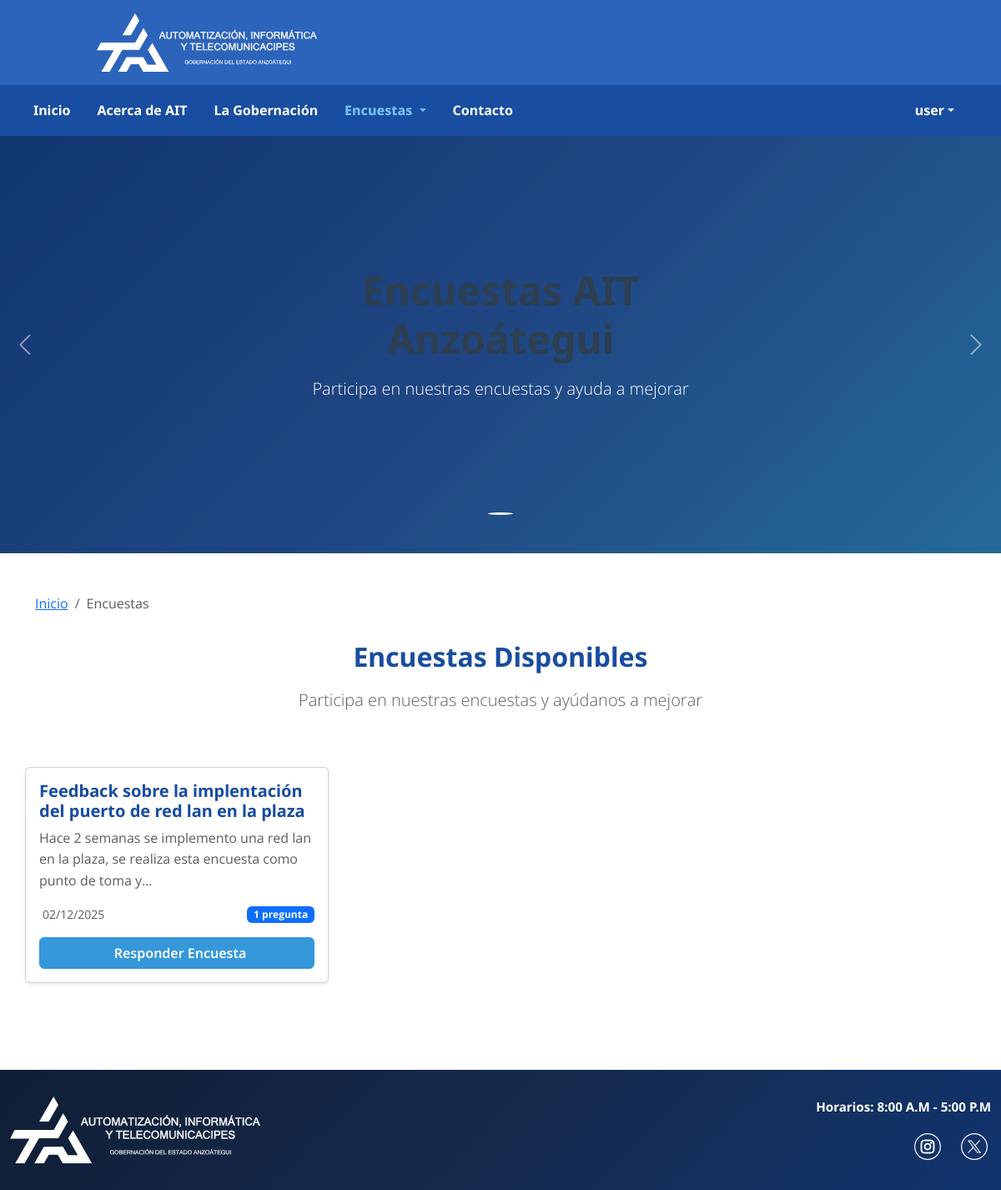
Page /polls/ (signed in) on the committed database.
### model_poll/models.py (models this page shows, shortened)
class User(AbstractUser):
    full_name = models.CharField(max_length=255, blank=True, default='')
    profile_image = models.ImageField(upload_to='profiles/', blank=True, null=True)
    rol = models.ForeignKey(Rol, on_delete=models.SET_NULL, null=True, blank=True, related_name="usuarios")

class Poll(models.Model):
    class Status(models.TextChoices):
        BORRADOR = 'BORRADOR', 'Borrador'
        ACTIVA = 'ACTIVA', 'Activa'
        CERRADA = 'CERRADA', 'Cerrada'
    created_by = models.ForeignKey(settings.AUTH_USER_MODEL, on_delete=models.SET_NULL, null=True, related_name="encuestas_creadas")
    title = models.CharField(max_length=200)
    description = models.TextField(blank=True, null=True, default='')
    image = models.ImageField(upload_to='polls/', blank=True, null=True)
    status = models.CharField(max_length=20, choices=Status.choices, default=Status.BORRADOR)
    star_date = models.DateTimeField(null=True, blank=True, help_text="Fecha y hora de inicio de la encuesta")
    end_date = models.DateTimeField(null=True, blank=True, help_text="Fecha y hora de finalización de la encuesta")
    def check_and_update_status(self):
        from django.utils import timezone
        now = timezone.now()
        if self.end_date and now > self.end_date and self.status == 'ACTIVA':
            self.status = 'CERRADA'
            self.save(update_fields=['status'])
            return True
        return False

### posts/views.py (the view)
# urls.py: path('', views.poll_list, name='poll_list'),
@login_required
def poll_list(request):
    active_polls = Poll.objects.filter(status='ACTIVA')
    for poll in active_polls:
        poll.check_and_update_status()
    polls = Poll.objects.filter(status='ACTIVA').order_by('-star_date')
    carousel_slides = SiteContent.objects.filter(content_type='CAROUSEL_SLIDE', is_active=True).order_by('order')
    context = {
        'polls': polls,
        'carousel_slides': carousel_slides,
    }
    return render(request, 'posts/poll_list.html', context)

### templates/posts/poll_list.html (shortened to what this page needs)
{% extends "pages/layouts/_base.html" %}
{% load static %}
{% block content %}
<div id="pollCarousel" class="carousel slide mb-5" data-bs-ride="carousel">
    {% if carousel_slides %}
    <div class="carousel-indicators">
        {% for slide in carousel_slides %}
        <button type="button" data-bs-target="#pollCarousel" data-bs-slide-to="{{ forloop.counter0 }}" {% if forloop.first %}class="active" aria-current="true"{% endif %} aria-label="Slide {{ forloop.counter }}"></button>
        {% endfor %}
    </div>
    <div class="carousel-inner">
        {% for slide in carousel_slides %}
        <div class="carousel-item {% if forloop.first %}active{% endif %}">
            {% if slide.image %}
            <img src="{{ slide.image.url }}" class="d-block w-100" alt="{{ slide.title }}" style="height: 500px; object-fit: cover;">
            {% else %}
            <div class="carousel-slide d-flex align-items-center justify-content-center">
            {% endif %}
                <div class="carousel-caption d-none d-md-block">
                    <h2 class="display-5 fw-bold mb-3">{{ slide.title }}</h2>
                    {% if slide.description %}
                    <p class="lead mb-4">{{ slide.description }}</p>
                    {% endif %}
                    {% if slide.link_url %}
                    <a href="{{ slide.link_url }}" class="btn btn-primary btn-lg">Ver más</a>
                    {% endif %}
                </div>
            {% if not slide.image %}
            </div>
            {% endif %}
        </div>
        {% endfor %}
    </div>
    {% else %}
    <div class="carousel-indicators">
        <button type="button" data-bs-target="#pollCarousel" data-bs-slide-to="0" class="active" aria-current="true" aria-label="Slide 1"></button>
    </div>
    <div class="carousel-inner">
        <div class="carousel-item active">
            <div class="carousel-slide d-flex align-items-center justify-content-center">
                <div class="carousel-content text-center text-white">
                    <h2 class="display-5 fw-bold mb-3">Encuestas AIT Anzoátegui</h2>
                    <p class="lead mb-4">Participa en nuestras encuestas y ayuda a mejorar</p>
                </div>
            </div>
        </div>
    </div>
    {% endif %}
    <button class="carousel-control-prev" type="button" data-bs-target="#pollCarousel" data-bs-slide="prev">
        <span class="carousel-control-prev-icon" aria-hidden="true"></span>
    </button>
    <button class="carousel-control-next" type="button" data-bs-target="#pollCarousel" data-bs-slide="next">
        <span class="carousel-control-next-icon" aria-hidden="true"></span>
    </button>
</div>
<div class="container mt-3">
    <nav aria-label="breadcrumb">
        <ol class="breadcrumb">
            <li class="breadcrumb-item"><a href="{% url 'home' %}">Inicio</a></li>
            <li class="breadcrumb-item active" aria-current="page">Encuestas</li>
        </ol>
    </nav>
</div>
    <div class="container" style="padding: 1rem 0 5rem 0;">
        <div class="row mb-5">
            <div class="col-12">
                <div class="text-center">
                    <h1 class="display-4 fw-bold mb-3" style="color: #184da1;">Encuestas Disponibles</h1>
                    <p class="lead text-muted">Participa en nuestras encuestas y ayúdanos a mejorar</p>
                </div>
            </div>
        </div>
        <div class="row">
            {% for poll in polls %}
            <div class="col-md-6 col-lg-4 mb-4">
                <div class="card h-100 shadow-sm">
                    <div class="card-body d-flex flex-column">
                        <h5 class="card-title fw-bold" style="color: #184da1;">{{ poll.title }}</h5>
                        <p class="card-text text-muted flex-grow-1">{{ poll.description|truncatechars:100 }}</p>
                        <div class="mt-auto">
                            <div class="d-flex justify-content-between align-items-center mb-3">
                                <small class="text-muted">
                                    {{ poll.star_date|date:"d/m/Y" }}
                                </small>
                                <span class="badge bg-primary">{{ poll.preguntas.count }} pregunta{{ poll.preguntas.count|pluralize:"s" }}</span>
                            </div>
                            {% if user.rol.name != 'Administrador' %}
                                <a href="{% url 'posts:answer_poll' poll.id %}" class="btn btn-primary w-100">
                                    Responder Encuesta
                                </a>
                            {% endif %}
                        </div>
                    </div>
                </div>
            </div>
            {% endfor %}
        </div>
    </div>
{% endblock %}

### templates/pages/layouts/_base.html (shortened to what this page needs)
{% load static %}
<!DOCTYPE html>
<html lang="es">
<head>
    <link href="https://cdn.jsdelivr.net/npm/bootstrap@5.3.2/dist/css/bootstrap.min.css" rel="stylesheet">
    <link rel="stylesheet" href="{% static 'css/styles.css' %}">
</head>
<body>
    <header>
        <div class="svg-container">
            <img src="{% static 'SVG/AIT White lateral.svg' %}" class="svg_ait" alt="Logo AIT">
        </div>
    </header>
    <nav class="navbar navbar-expand-lg custom-navbar">
        <div class="container custom-nav-container">
            <div class="collapse navbar-collapse" id="navbarNav">
                <ul class="navbar-nav me-auto">
                    <li class="nav-item">
                        <a class="nav-link {% if request.resolver_match.url_name == 'home' %}active{% endif %}" href="{% url 'home' %}">Inicio</a>
                    </li>
                    <li class="nav-item">
                        <a class="nav-link {% if request.resolver_match.url_name == 'about' %}active{% endif %}" href="{% url 'about' %}">Acerca de AIT</a>
                    </li>
                    <li class="nav-item">
                        <a class="nav-link" href="https://anzoategui.gob.ve/">La Gobernación</a>
                    </li>
                    <li class="nav-item dropdown">
                        <a class="nav-link dropdown-toggle {% if 'poll' in request.resolver_match.url_name %}active{% endif %}" href="#" role="button" data-bs-toggle="dropdown">
                            Encuestas
                        </a>
                    </li>
                    <li class="nav-item">
                        <a class="nav-link {% if request.resolver_match.url_name == 'contact' %}active{% endif %}" href="{% url 'contact'%}">Contacto</a>
                    </li>
                </ul>
                <ul class="navbar-nav">
                    {% if user.is_authenticated %}
                        <li class="nav-item dropdown">
                            <a class="nav-link dropdown-toggle d-flex align-items-center" href="#" role="button" data-bs-toggle="dropdown">
                                <span class="d-none d-md-inline">{{ user.first_name|default:user.username }}</span>
                            </a>
                        </li>
                    {% else %}
                        <li class="nav-item">
                            <a class="nav-link" href="{% url 'login' %}">Iniciar Sesión</a>
                        </li>
                    {% endif %}
                </ul>
            </div>
        </div>
    </nav>
    {% block content %}
    {% endblock %}
    <footer class="custom-footer">
        <div class="container">
            <div class="row align-items-start">
                <div class="col-lg-4 col-md-12 text-center text-lg-start mb-3 mb-lg-0">
                    <img src="{% static 'SVG/AIT White lateral.svg' %}" class="svg_footer img-fluid" alt="Logo AIT">
                </div>
                <div class="col-lg-8 col-md-12">
                    <div class="text-end">
                        <ul class="list-unstyled footer-info mb-3">
                            <li class="mb-0">
                                Horarios: 8:00 A.M - 5:00 P.M
                            </li>
                        </ul>
                        <div class="d-flex justify-content-end gap-3">
                            <a href="https://www.instagram.com/aitanzoategui/" target="_blank" class="social-link">
                                <img src="{% static 'SVG/Instagram.svg' %}" alt="Instagram" class="social-icon">
                            </a>
                            <a href="https://x.com/aitanzoategui" target="_blank" class="social-link">
                                <img src="{% static 'SVG/XTwitter.svg' %}" alt="Twitter" class="social-icon">
                            </a>
                        </div>
                    </div>
                </div>
            </div>
        </div>
    </footer>
</body>
</html>

### static/css/styles.css (style rules this page uses)
* { margin: 0; padding: 0; box-sizing: border-box; }
body { font-family: 'Open Sans', Arial, sans-serif; font-weight: 400; line-height: 1.6; color: #333; }
.custom-footer { background: linear-gradient(135deg, #101e35 0%, #162a4d 50%, #10346e 100%) !important; padding: 2rem 0 !important; color: #ffffff !important; margin-top: 3rem !important; font-family: 'Noto Sans', sans-serif !important; font-weight: 700 !important; }
.custom-footer .container { max-width: 1250px !important; }
.svg_footer { max-width: 300px; height: auto; object-fit: contain; }
.footer-info { color: #ffffff !important; font-size: 0.95rem; text-align: right !important; }
.footer-info li { display: flex; align-items: center; justify-content: flex-end; color: #ffffff !important; }
.social-icon { width: 32px; height: 32px; transition: transform 0.3s ease; filter: brightness(0) invert(1); }
.social-link { text-decoration: none; }
.carousel-slide { height: 500px; background: linear-gradient(135deg, #184da1 0%, #2D64BB 50%, #3498db 100%); position: relative; }
.carousel-slide::before { content: ''; position: absolute; top: 0; left: 0; right: 0; bottom: 0; background: rgba(0, 0, 0, 0.3); z-index: 1; }
.carousel-content { position: relative; z-index: 2; max-width: 600px; padding: 2rem; }
.carousel-indicators { bottom: 20px; }
.carousel-indicators button { width: 12px; height: 12px; border-radius: 50%; margin: 0 5px; }
.carousel-control-prev, .carousel-control-next { width: 5%; }
.carousel-control-prev-icon, .carousel-control-next-icon { width: 30px; height: 30px; }
.custom-navbar { background: #184da1 !important; padding: 0.6rem 0 !important; }
.custom-nav-container { max-width: 1250px !important; margin: 0 auto !important; padding: 0 2rem !important; }
.navbar.custom-navbar .navbar-nav .nav-link { color: white !important; font-family: 'Noto Sans', sans-serif !important; font-weight: 700 !important; font-size: 1rem !important; margin-right: 1rem !important; transition: color 0.3s ease !important; }
.navbar.custom-navbar .navbar-nav .nav-link.active { color: #77bfee !important; font-weight: 800 !important; }
.btn-primary { background: #3498db !important; border-color: #3498db !important; font-family: 'Noto Sans', sans-serif !important; font-weight: 600 !important; }
.svg-container { max-width: 1270px; margin: 0 auto; display: flex; justify-content: space-between; align-items: center; padding: 0 2rem; }
.svg_ait { width: 400px; height: 70px; object-fit: contain; vertical-align: middle; margin-left: 0; }
header { background: #2D64BB; color: white; padding: 1rem; text-align: center; }
h1, h2, h3, h4, h5, h6 { font-family: 'Noto Sans', sans-serif !important; font-weight: 200; }
h1 { font-size: 2rem !important; color: #184da1; }
h2 { color: #2c3e50; margin-bottom: 1rem; }
p { margin-bottom: 1rem; }
.social-link { display: inline-flex; align-items: center; justify-content: center; width: 40px; height: 40px; background: transparent; color: white; border-radius: 50%; text-decoration: none; transition: all 0.3s ease; }
html, body { margin: 0; padding: 0; overflow-x: hidden; }
body { min-height: 100vh; }
.custom-footer { margin-top: 0 !important; }

### rows in the picture
User: first_name "user"
Poll: title "Feedback sobre la implentación del puerto de red lan en la plaza", description "Hace 2 semanas se implemento una red lan en la plaza, se realiza esta encuesta como punto de toma y…", star_date "02/12/2025", preguntas.count "1"
